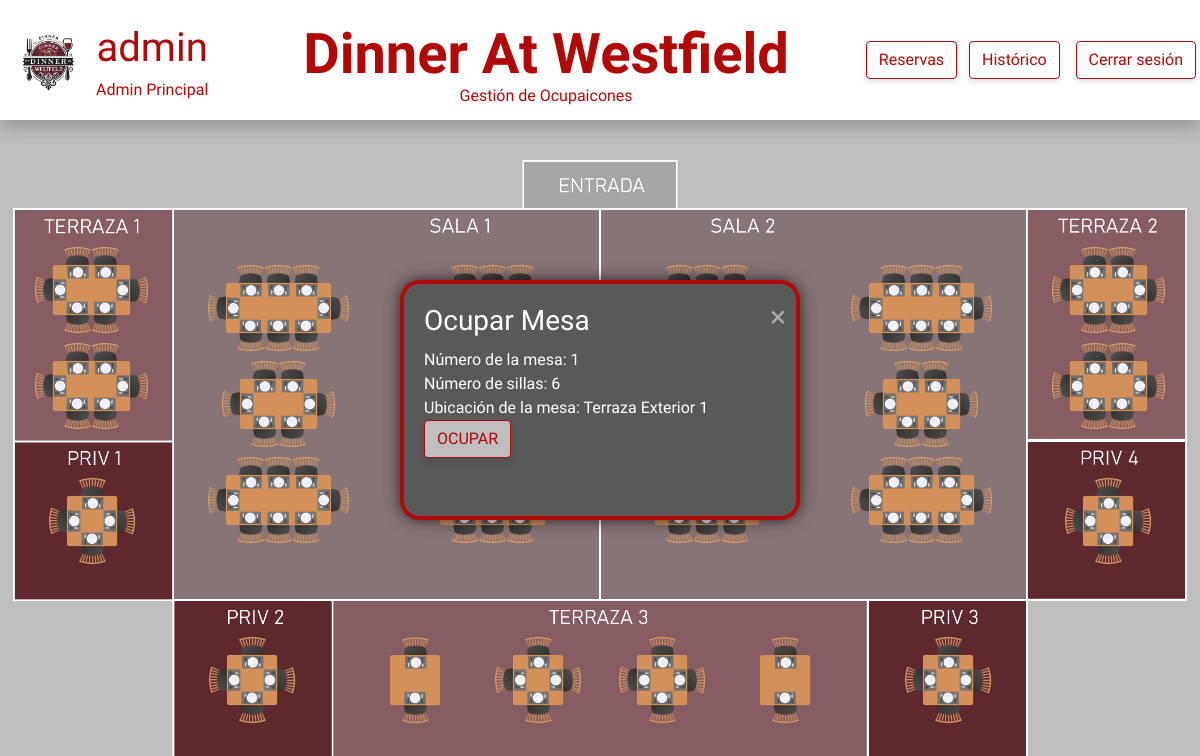
/view/mesas.php?id=1 (signed in), run on the app's committed database.
### tables this page shows
CREATE TABLE tbl_usuario (
    id_usuario INT PRIMARY KEY AUTO_INCREMENT NOT NULL,
    nombre_usuario VARCHAR(50) NOT NULL,
    apellidos_usuario VARCHAR(50) NOT NULL,
    username VARCHAR(25) NOT NULL UNIQUE,
    password CHAR(60) NOT NULL,
    id_rol INT
);

CREATE TABLE tbl_mesa (
    id_mesa INT PRIMARY KEY AUTO_INCREMENT NOT NULL,
    id_sala INT NOT NULL,
    numero_sillas_mesa INT NOT NULL
);

CREATE TABLE tbl_sala ( 
    id_sala INT PRIMARY KEY AUTO_INCREMENT NOT NULL,
    ubicacion_sala VARCHAR(25) NOT NULL,
    imagen_sala VARCHAR(255) NULL
);

### php/functions.php (called while the page is built, shortened)
<?php
function get_info_waiter_bbdd($conn, $id_camarero) {
    try {
        $query = "SELECT * FROM tbl_usuario WHERE id_usuario = :id_camarero";
        $stmt_info = $conn->prepare($query);
        $stmt_info->bindParam(':id_camarero', $id_camarero, PDO::PARAM_INT);
        $stmt_info->execute();
        $row = $stmt_info->fetch(PDO::FETCH_ASSOC);
        if ($row) {
            return [
                'username' => $row['username'],
                'name' => $row['nombre_usuario'],
                'surname' => $row['apellidos_usuario']
            ];
        } else {
            return null;
        }
    } catch (PDOException $e) {
        error_log("Error al recuperar información del camarero: " . $e->getMessage());
        return null;
    }
}
?>

### php/estadoMesaRecuperar.php (called while the page is built, shortened)
<?php
require '../php/conexion.php';
try {
    $sqlRecuperarEstados = "SELECT id_mesa, estado_ocupacion FROM tbl_ocupacion WHERE estado_ocupacion NOT LIKE 'Registrada'";
    $stmt_table_state = $conn->prepare($sqlRecuperarEstados);
    $stmt_table_state->execute();
    $resultado = $stmt_table_state->fetchAll(PDO::FETCH_ASSOC);
    if (!empty($resultado)) {
        $ARRAYocupaciones = [];
        foreach ($resultado as $fila) {
            $ARRAYocupaciones[$fila['id_mesa']] = $fila['estado_ocupacion'];
        }
    }
} catch (PDOException $e) {
    error_log("Error al recuperar los datos: " . $e->getMessage());
}
?>

### view/mesas.php (the view, shortened to what this page needs)
<?php
    require '../php/conexion.php';
    require '../php/estadoMesaRecuperar.php';
    require_once '../php/functions.php';
    $id_camarero = $_SESSION['user_id'];
    $info_waiter = get_info_waiter_bbdd($conn, $id_camarero);
?>
<!DOCTYPE html>
<html lang="en">
<head>
    <link href="https://cdn.jsdelivr.net/npm/bootstrap@5.0.2/dist/css/bootstrap.min.css" rel="stylesheet">
    <link rel="stylesheet" href="../css/mesas.css">
</head>
<body>
    <header id="container_header">
        <div id="container-username">
            <div id="icon_profile_header">
                <img src="../img/logoSinFondo.png" alt="" id="icon_profile">
            </div>
            <div id="username_profile_header">
                <p id="p_username_profile"><?php echo htmlspecialchars($info_waiter['username'] ?? 'Desconocido'); ?></p>
                <span class="span_subtitle">
                    <?php echo htmlspecialchars(($info_waiter['name'] ?? 'Usuario') . " " . ($info_waiter['surname'] ?? 'Desconocido')); ?>
                </span>
            </div>
        </div>
        <div id="container_title_header">
            <h1 id="title_header"><strong>Dinner At Westfield</strong></h1>
            <span class="span_subtitle">Gestión de Ocupaicones</span>
        </div>
        <nav id="nav_header">
            <a href="./reservas.php" class="btn btn-danger me-2 btn_custom_logOut">Reservas</a>
            <a href="./historico.php" class="btn btn-danger me-2 btn_custom_logOut">Histórico</a>
            <a href="../php/cerrarSesion.php" class="btn btn-danger btn_custom_logOut m-1">Cerrar sesión</a>
        </nav>
    </header>
    <main id="mesas_main">
        <div id="mapaRestaurante_contenedor">
            <div id="divGrande">
                <div id="divEntrada">
                </div>
                <div id="divSalas">
                    <div id="divLados">
                        <div id="divTerrazasLados" class="terrazasVerticales">
                            <img src="<?php
                                if ($ARRAYocupaciones["1"] === "Ocupado") {
                                    echo '../img/mesaD6ocupada.png';
                                } else {
                                    echo '../img/mesaD6.png';
                                }
                            ?>" alt="" class="mesa"  style="display: block;" id="1">
                            <img src="<?php
                                if ($ARRAYocupaciones["7"] === "Ocupado") {
                                    echo '../img/mesaD6ocupada.png';
                                } else {
                                    echo '../img/mesaD6.png';
                                }
                            ?>" alt="" class="mesa"  style="display: block;" id="7" >
                        </div>
                        <div id="divSalaPriv" class="comunSalasMesa">
                            <img src="<?php
                                if ($ARRAYocupaciones["13"] === "Ocupado") {
                                    echo '../img/mesaD4ocupada.png';
                                } else {
                                    echo '../img/mesaD4.png';
                                }
                            ?>" alt="" class="mesa"  style="display: block;" id="13">
                        </div>
                    </div>
                    <div id="divSala1">
                        <div class="salaGrandeDividida">
                        <img src="<?php
                                if ($ARRAYocupaciones["2"] === "Ocupado") {
                                    echo '../img/mesaD8ocupada.png';
                                } else {
                                    echo '../img/mesaD8.png';
                                }
                            ?>" alt="" class="mesa"  style="display: block;" id="2">
                            <img src="<?php
                                if ($ARRAYocupaciones["8"] === "Ocupado") {
                                    echo '../img/mesaD6ocupada.png';
                                } else {
                                    echo '../img/mesaD6.png';
                                }
                            ?>" alt="" class="mesa"  style="display: block;" id="8">
                            <img src="<?php
                                if ($ARRAYocupaciones["14"] === "Ocupado") {
                                    echo '../img/mesaD8ocupada.png';
                                } else {
                                    echo '../img/mesaD8.png';
                                }
                            ?>" alt="" class="mesa"  style="display: block;" id="14">
                        </div>
                        <div class="salaGrandeDividida">
                        </div>
                    </div>
                    <div id="divSala2">
                        <div class="salaGrandeDividida">
                        </div>
                        <div class="salaGrandeDividida">
                            <img src="<?php
                                if ($ARRAYocupaciones["5"] === "Ocupado") {
                                    echo '../img/mesaD8ocupada.png';
                                } else {
                                    echo '../img/mesaD8.png';
                                }
                            ?>" alt="" class="mesa"  style="display: block;" id="5">
                            <img src="<?php
                                if ($ARRAYocupaciones["11"] === "Ocupado") {
                                    echo '../img/mesaD6ocupada.png';
                                } else {
                                    echo '../img/mesaD6.png';
                                }
                            ?>" alt="" class="mesa"  style="display: block;" id="11">
                            <img src="<?php
                                if ($ARRAYocupaciones["17"] === "Ocupado") {
                                    echo '../img/mesaD8ocupada.png';
                                } else {
                                    echo '../img/mesaD8.png';
                                }
                            ?>" alt="" class="mesa"  style="display: block;" id="17">
                        </div>
                    </div>
                    <div id="divLados">
                        <div id="divTerrazasLados" class="terrazasVerticales">
                            <img src="<?php
                                if ($ARRAYocupaciones["6"] === "Ocupado") {
                                    echo '../img/mesaD6ocupada.png';
                                } else {
                                    echo '../img/mesaD6.png';
                                }
                            ?>" alt="" class="mesa"  style="display: block;" id="6">
                            <img src="<?php
                                if ($ARRAYocupaciones["12"] === "Ocupado") {
                                    echo '../img/mesaD6ocupada.png';
                                } else {
                                    echo '../img/mesaD6.png';
                                }
                            ?>" alt="" class="mesa"  style="display: block;" id="12">
                        </div>
                        <div id="divSalaPriv" class="comunSalasMesa">
                        <img src="<?php
                                if ($ARRAYocupaciones["18"] === "Ocupado") {
                                    echo '../img/mesaD4ocupada.png';
                                } else {
                                    echo '../img/mesaD4.png';
                                }
                            ?>" alt="" class="mesa"  style="display: block;" id="18">
                        </div>
                    </div>
                </div>
                <div id="divAbajo">
                    <div id="divSalaPrivAbajo" class="comunSalasMesa">
                        <img src="<?php
                                if ($ARRAYocupaciones["19"] === "Ocupado") {
                                    echo '../img/mesaD4ocupada.png';
                                } else {
                                    echo '../img/mesaD4.png';
                                }
                            ?>" alt="" class="mesa"  style="display: block;" id="19">
                    </div>
                    <div id="divTerraza3" class="comunSalasMesas">
                        <img src="<?php
                                if ($ARRAYocupaciones["20"] === "Ocupado") {
                                    echo '../img/mesaD2ocupada.png';
                                } else {
                                    echo '../img/mesaD2.png';
                                }
                            ?>" alt="" class="mesa"  style="display: block;" id="20">
                        <img src="<?php
                                if ($ARRAYocupaciones["21"] === "Ocupado") {
                                    echo '../img/mesaD4ocupada.png';
                                } else {
                                    echo '../img/mesaD4.png';
                                }
                            ?>" alt="" class="mesa"  style="display: block;" id="21">
                        <img src="<?php
                                if ($ARRAYocupaciones["22"] === "Ocupado") {
                                    echo '../img/mesaD4ocupada.png';
                                } else {
                                    echo '../img/mesaD4.png';
                                }
                            ?>" alt="" class="mesa"  style="display: block;" id="22">
                        <img src="<?php
                                if ($ARRAYocupaciones["23"] === "Ocupado") {
                                    echo '../img/mesaD2ocupada.png';
                                } else {
                                    echo '../img/mesaD2.png';
                                }
                            ?>" alt="" class="mesa"  style="display: block;" id="23">
                    </div>
                    <div id="divSalaPrivAbajo" class="comunSalasMesa">
                        <img src="<?php
                                if ($ARRAYocupaciones["24"] === "Ocupado") {
                                    echo '../img/mesaD4ocupada.png';
                                } else {
                                    echo '../img/mesaD4.png';
                                }
                            ?>" alt="" class="mesa"  style="display: block;" id="24">
                    </div>
                </div>
            </div>
        </div>
    </main>
    <?php
    if (isset($_GET['id']) && ($_GET['id'] != "")) {
        $id = htmlspecialchars($_GET['id']);
    ?>
    <div id="contenedorMesas">
        <span class="close" id="cerrar">&times;</span>
            <div id="tituloMesas">
                <h3>Ocupar Mesa</h3>
            </div>
            <?php
            $queryMesas = "SELECT
                                tbl_mesa.id_mesa,
                                tbl_mesa.numero_sillas_mesa,
                                tbl_sala.ubicacion_sala AS sala,
                                tbl_ocupacion.id_ocupacion,
                                tbl_ocupacion.estado_ocupacion AS estado
                            FROM
                                tbl_mesa
                            INNER JOIN
                                tbl_sala ON tbl_mesa.id_sala = tbl_sala.id_sala
                            INNER JOIN
                                tbl_ocupacion ON tbl_mesa.id_mesa = tbl_ocupacion.id_mesa
                            WHERE
                                tbl_mesa.id_mesa = :id";
            $stmt_table_estado = $conn->prepare($queryMesas);
            $stmt_table_estado->bindParam(':id', $id, PDO::PARAM_INT);
            $stmt_table_estado->execute();
            $result = $stmt_table_estado->fetch(PDO::FETCH_ASSOC);
            if ($result) {
                echo "Número de la mesa: " . htmlspecialchars($result["id_mesa"]) . "<br>";
                echo "Número de sillas: " . htmlspecialchars($result["numero_sillas_mesa"]) . "<br>";
                echo "Ubicación de la mesa: " . htmlspecialchars($result["sala"]) . "<br>";
                $estadoMesa = $_SESSION['ARRAYocupaciones'][$result["id_mesa"]] ?? 'Disponible';
                if ($estadoMesa === "Ocupado") {
                    echo '<a href="../php/liberarMesas.php?id=' . htmlspecialchars($result['id_mesa']) . '"><button class="btn btn-danger btn_custom_filter">LIBERAR</button></a>';
                } else {
                    echo '<a href="../php/reservaMesas.php?id=' . htmlspecialchars($result['id_mesa']) . '"><button class="btn btn-danger btn_custom_filter">OCUPAR</button></a>';
                }
            } else {
                echo "Esta mesa no existe";
            }
            ?>
    </div>
    <?php
    }
    ?>
</body>
</html>

### data on the page
tbl_usuario: username "admin", nombre_usuario+apellidos_usuario "Admin Principal"
tbl_mesa: id_mesa "1", numero_sillas_mesa "6", id_sala.ubicacion_sala "Terraza Exterior 1"
